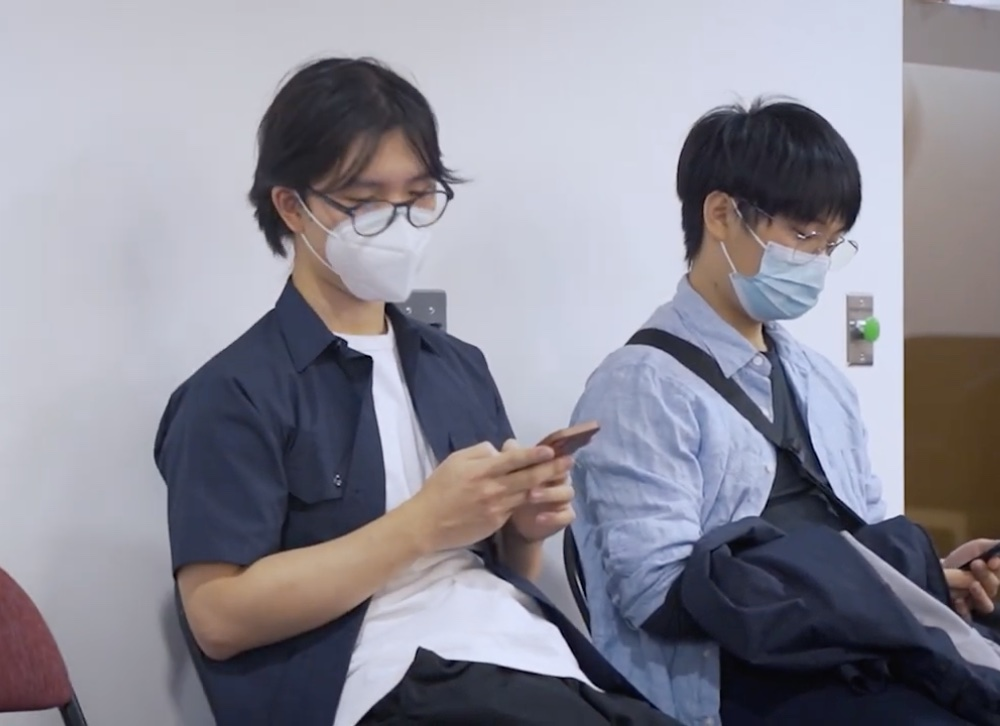
#> input picture host/sample_images/person_det.jpg, 1000 x 726 px
$ python image_to_c.py sample_images/person_det.jpg 144x144 ../firmware/vww_demo/main/test_image.cc g_test_image_vww
#> lines starting #> are read from the running program, lines starting #| are printed output that depends on the picture
#!/usr/bin/env python3
"""
Convierte una imagen a un C++ array RGB int8 con zero_point = -128
(formato esperado por modelos TFLite int8 cuantizados de MCUNet/MobileNetV2).

Uso:
    python image_to_c.py <input.jpg> <W>x<H> <out.cc> <symbol_name>

Ejemplo:
    python image_to_c.py sample_images/person_det.jpg 144x144 ../firmware/vww_demo/main/test_image.cc g_test_image_vww
"""

from __future__ import annotations
import sys
from pathlib import Path

import numpy as np
from PIL import Image


def main(argv: list[str]) -> int:
    if len(argv) != 5:
        print("usage: image_to_c.py <input> <WxH> <out.cc> <symbol>", file=sys.stderr)
        return 2
    src, size_str, out_path, sym = argv[1], argv[2], argv[3], argv[4]
    w, h = (int(x) for x in size_str.lower().split("x"))

    img = Image.open(src).convert("RGB").resize((w, h), Image.BILINEAR)
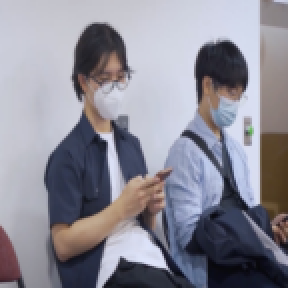
#> img: PIL image 144x144 RGB (shown 2 times larger); mean R, G, B 139.5, 138.3, 149.5
    arr = np.asarray(img, dtype=np.int16) - 128  # quantize to int8 (-128..127)
    arr = arr.astype(np.int8).flatten()

    body = ", ".join(str(int(x)) for x in arr.tolist())
    out = Path(out_path)
    out.parent.mkdir(parents=True, exist_ok=True)
    with out.open("w") as f:
        f.write(f"// Auto-generated from {src} ({w}x{h} RGB int8, zp=-128).\n")
        f.write("#include <cstdint>\n\n")
        f.write('extern "C" {\n\n')
        f.write(f"extern __attribute__((used))\n")
        f.write(f"alignas(16) const int8_t {sym}[{w*h*3}] = {{ {body} }};\n\n")
        f.write(f"extern __attribute__((used))\n")
        f.write(f"const int {sym}_w = {w};\n")
        f.write(f"extern __attribute__((used))\n")
        f.write(f"const int {sym}_h = {h};\n\n")
        f.write('}  // extern "C"\n')
    print(f"wrote {out} ({w}x{h}, {w*h*3} bytes payload, sym={sym})")
    return 0


if __name__ == "__main__":
    sys.exit(main(sys.argv))
#> (the program exits here)
